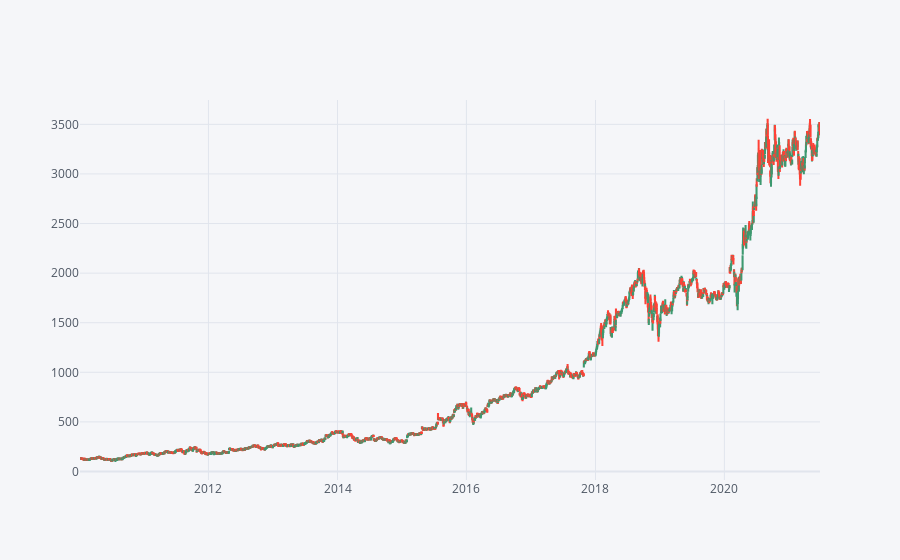

Notebook code for this chart:
### Code cell
import plotly
import cufflinks as cf
cf.go_offline()

amzn_dataset[['Open', 'High', 'Low', 'Close']].loc['2010-01-04':'2021-06-25'].iplot(kind='candle')

### Figure 1 — Plotly figure (JSON) as saved in the notebook; plotly's stock layout.template omitted (floating-point values rounded to 4 significant figures; data arrays with more than 128 entries replaced by an {"elided": "..."} marker saying what was removed)
{"data": [{"close": {"elided": "2890 float values"}, "high": {"elided": "2890 float values"}, "low": {"elided": "2890 float values"}, "open": {"elided": "2890 float values"}, "showlegend": false, "type": "candlestick", "x": {"elided": "2890 str values"}, "yaxis": "y2"}], "layout": {"autosize": true, "legend": {"bgcolor": "#F5F6F9", "font": {"color": "#4D5663"}}, "paper_bgcolor": "#F5F6F9", "plot_bgcolor": "#F5F6F9", "title": {"font": {"color": "#4D5663"}}, "xaxis": {"autorange": true, "gridcolor": "#E1E5ED", "range": ["2010-01-03 12:00", "2021-06-25 12:00"], "rangeslider": {"visible": false, "yaxis2": {}}, "showgrid": true, "tickfont": {"color": "#4D5663"}, "title": {"font": {"color": "#4D5663"}, "text": ""}, "type": "date", "zerolinecolor": "#E1E5ED"}, "yaxis": {"gridcolor": "#E1E5ED", "showgrid": true, "showticklabels": false, "tickfont": {"color": "#4D5663"}, "title": {"font": {"color": "#4D5663"}, "text": ""}, "zerolinecolor": "#E1E5ED"}, "yaxis2": {"autorange": true, "gridcolor": "#E1E5ED", "range": [-85.77, 3746.0], "showgrid": true, "tickfont": {"color": "#4D5663"}, "title": {"font": {"color": "#4D5663"}, "text": ""}, "zerolinecolor": "#E1E5ED"}}}
